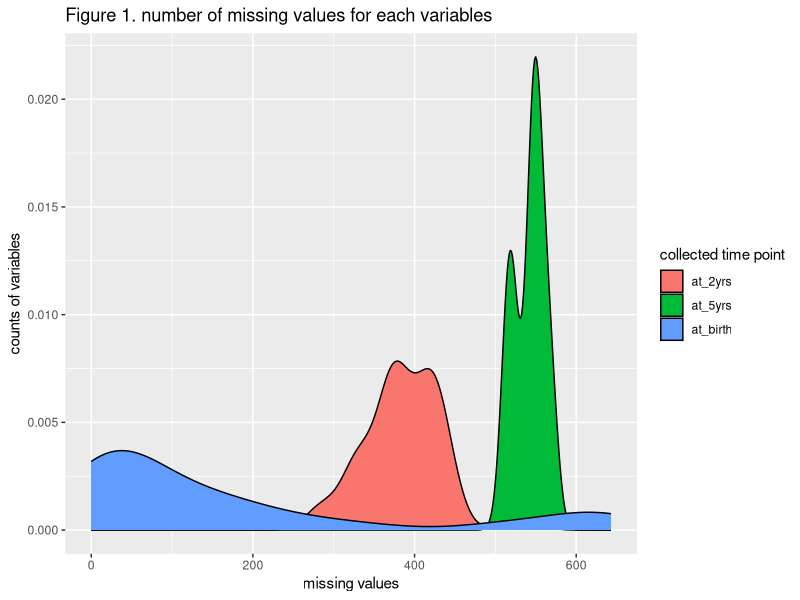
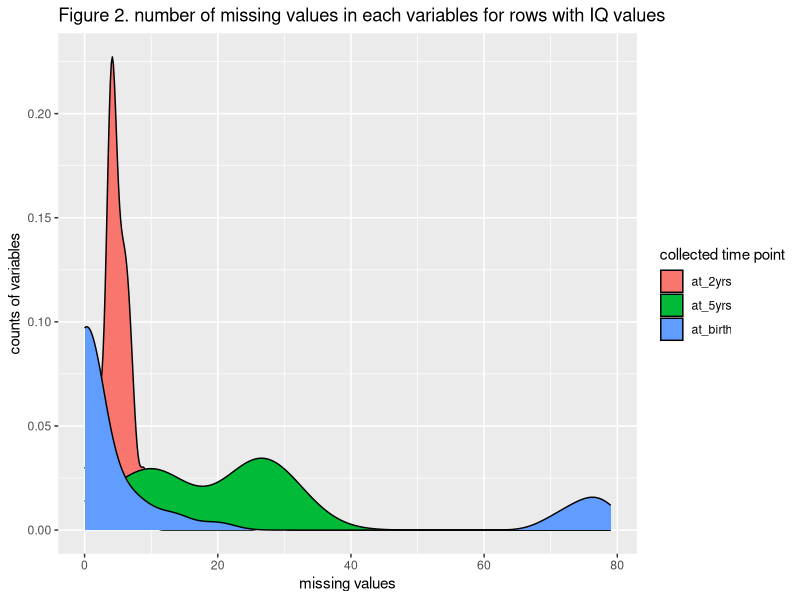
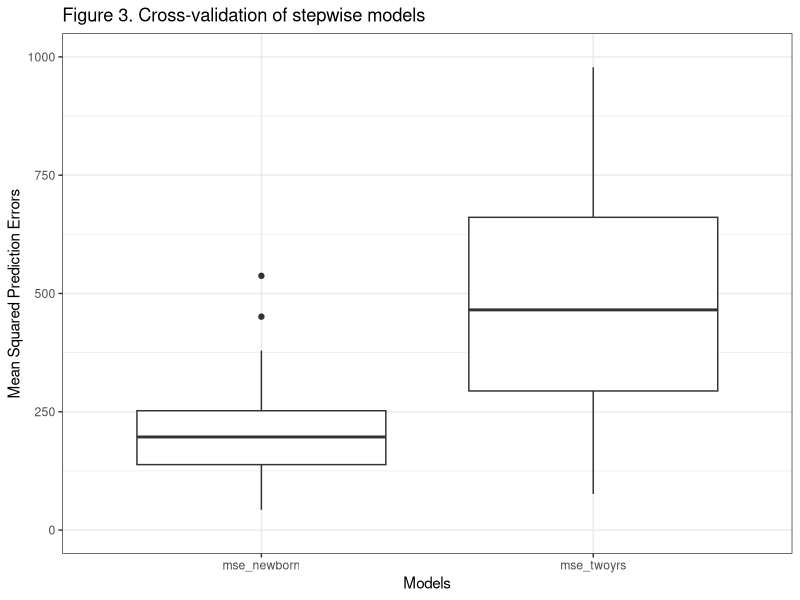
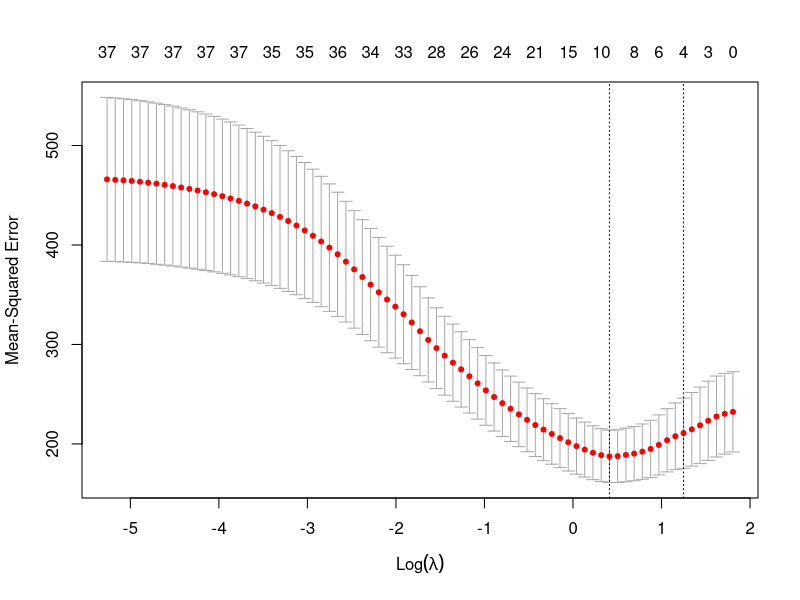

These charts were generated, in order, by the following R code: (Note: this script raises an error after producing the figures.)
## ---- chunk 1
knitr::opts_chunk$set(echo = FALSE)
library(tidyverse)

# get model formula from lm function
get_lm_model = function(lm_result) {
  return(paste(as.character((lm_result$terms)[[2]]), "~",
        as.character((lm_result$terms)[[3]])[2], "+",
        as.character((lm_result$terms)[[3]])[3]))
}

## ---- chunk 2

# load data and impute several variables
cdh <- readxl::read_xlsx("./CDH_phenotypes.xlsx", sheet = 1, na = ".")

## ---- chunk 3
# take a look at intergrity of variables
tibble(
	variables = colnames(cdh),
	missing_values = apply(cdh, 2, FUN = function(x) sum(is.na(x))),
	collect_time =
		c(rep("at_birth", 44), rep("at_2yrs", 19), rep("at_5yrs", 16))) %>%
	ggplot(aes(x = missing_values, fill = collect_time)) +
	geom_density() +
	labs(x = "missing values",
			 y = "counts of variables",
			 title = "Figure 1. number of missing values for each variables",
			 fill = "collected time point")
## ---- chunk 4
tibble(
	variables = colnames(cdh),
	missing_values = apply(cdh %>% filter(!is.na(crf7_da_fsiq_composite)),
												 2, FUN = function(x) sum(is.na(x))),
	collect_time = c(rep("at_birth", 44), rep("at_2yrs", 19), rep("at_5yrs", 16))
) %>%
	ggplot(aes(x = missing_values, fill = collect_time)) +
	geom_density() +
	labs(x = "missing values",
			 y = "counts of variables",
			 title = "Figure 2. number of missing values in each variables for rows with IQ values",
			 fill = "collected time point")
## ---- chunk 5
# imputation
cdh <- cdh %>% 
	replace_na(list(gu_anomaly = 0, clp = 0,
									sk_anomalies = 0, bps = 0, ccam = 0))
## ---- chunk 6

# data cleaning
cdh_iq_newborn <- cdh %>%
	# get only rows with iq values
	filter(!is.na(crf7_da_fsiq_composite)) %>%
	# select newborn variables
	select(1:44, crf7_da_fsiq_composite) %>% 
	# remove less important variables
	select(-dead, -osp_tracheostomy, -discharge,
				 -repaired, -SampleID, -dc_dead_age)

# impute missing values with median of the column
for (i in 1:ncol(cdh_iq_newborn)) {
	cdh_iq_newborn[which(is.na(cdh_iq_newborn[, i])), i] <- median(cdh_iq_newborn[[i]], na.rm = TRUE)
	# turn numeric variables into factor variables
	if (length(unique(cdh_iq_newborn[[i]])) <= 3) {
		cdh_iq_newborn[[i]] <- as.factor(cdh_iq_newborn[[i]])
	}
}

# take a look at cleaned data
# cdh_iq_newborn %>% skimr::skim()

# output for neural network in python
# write_csv(cdh_iq_newborn, "./cdh_iq_newborn.csv")

## ---- chunk 7
# data cleaning
cdh_iq_2yrs <- cdh %>%
	filter(!is.na(crf7_da_fsiq_composite)) %>% 
	select(1:63, crf7_da_fsiq_composite) %>%
	# single value
	select(-dead, -osp_tracheostomy, -discharge,
				 -repaired, -SampleID, -dc_dead_age)

# df_status_tube, fedu, gender, hosp_2yr, medu, income,
# nitric_oxide_therapy, patch, ph1, prenatal_diagnosis,
# ther2yr_any, transfer_inborn

# impute missing values with median of the column
for (i in 1:ncol(cdh_iq_2yrs)) {
	cdh_iq_2yrs[which(is.na(cdh_iq_2yrs[, i])), i] <- median(cdh_iq_2yrs[[i]], na.rm = TRUE)
	# transform to factor
	if (length(unique(cdh_iq_2yrs[[i]])) <= 3) {
		cdh_iq_2yrs[[i]] <- as.factor(cdh_iq_2yrs[[i]])
	}
}

# take a look at cleaned data
# cdh_iq_2yrs %>% skimr::skim()

# output for neural network in python
# write_csv(cdh_iq_2yrs, "./cdh_iq_2yrs.csv")
## ---- chunk 8
# full model
iq_lm_newborn <- lm(data = cdh_iq_newborn, formula = crf7_da_fsiq_composite ~ .)

# summary(iq_lm_newborn)

iq_newborn_step1 <- step(iq_lm_newborn, direction = "backward", trace = FALSE)
iq_newborn_step1 <- eval(iq_newborn_step1$call)

summary(iq_newborn_step1) %>%
	broom::tidy() %>%
	select(-std.error, -statistic) %>%
	rename(variable = term, coefficient = estimate) %>% 
	filter(p.value < 0.1) %>% 
	knitr::kable()

summary(iq_newborn_step1) %>% 
	broom::glance() %>%
	knitr::kable()
	
	
# par(mfrow = c(2, 2))
# plot(iq_newborn_step1)

## ---- chunk 9
# full model
iq_lm_2yrs <- lm(data = cdh_iq_2yrs, formula = crf7_da_fsiq_composite ~ .)

iq_2yrs_step1 <- step(iq_lm_2yrs, direction = "backward", trace = FALSE)
iq_2yrs_step1 <- eval(iq_2yrs_step1$call)

summary(iq_2yrs_step1) %>% 
	broom::tidy() %>%
	select(-std.error, -statistic) %>%
	rename(variable = term, coefficient = estimate) %>% 
	filter(p.value < 0.1) %>% 
	knitr::kable()

summary(iq_2yrs_step1) %>% 
	broom::glance() %>%
	knitr::kable()


# par(mfrow = c(2, 2))
# plot(iq_2yrs_step1)


## ---- chunk 10
formula1 <- get_lm_model(iq_newborn_step1)
formula2 <- get_lm_model(iq_2yrs_step1)

cv_df = 
  modelr::crossv_mc(cdh, 100) %>% 
  mutate(train = map(train, as_tibble), test = map(test, as_tibble)) %>%
  mutate(newborn = map(train, ~lm(formula = as.formula(formula1), data = .x)),
         twoyrs = map(train, ~lm(formula = as.formula(formula2), data = .x))
  			 )

cv_df <- cv_df %>% 
  mutate(mse_newborn =
           map2_dbl(newborn, test, ~(modelr::rmse(model = .x, data = .y))^2),
         mse_twoyrs =
           map2_dbl(twoyrs, test, ~(modelr::rmse(model = .x, data = .y))^2)
         ) %>%
  select(starts_with("mse")) %>%
  gather(key = model, value = mse) %>%
  mutate(model = recode(model, mse_step1 = "Newborn",
                        mse_step2 = "Two Years"
  											))

cv_df %>% ggplot(aes(x = model, y = mse)) + geom_boxplot() +
  labs(
    x = "Models",
    y = "Mean Squared Prediction Errors",
    title = "Figure 3. Cross-validation of stepwise models"
  ) +
  theme_bw() +
	ylim(0, 1000)

## ---- chunk 11

lasso_birth_out <- data.matrix(cdh_iq_newborn[, 39])
lasso_birth_pred <- data.matrix(cdh_iq_newborn[, 1:38])

# crossvalidation
set.seed(37)
cv_lasso_birth <- glmnet::cv.glmnet(lasso_birth_pred,
																		lasso_birth_out, alpha = 1)

# plot crossvalidation
par(mfrow = c(1, 1))
plot(cv_lasso_birth)

# get model with least MPSE
lasso_birth <- glmnet::glmnet(lasso_birth_pred, lasso_birth_out,
															alpha = 1, lambda = cv_lasso_birth$lambda.min)

# y_hat
lasso_yhat_birth <- cbind(1, lasso_birth_pred) %*% as.matrix(coef(lasso_birth))

# r squared
rsq_lasso_birth = 1 - var(lasso_yhat_birth - lasso_birth_out) /
	var(lasso_birth_out)

# MSE
mse_lasso_birth <- sum((lasso_yhat_birth - lasso_birth_out)^2) / 79

# MPSE
mspe_high_lasso_birth <- cv_lasso_birth$cvup[which(cv_lasso_birth$lambda == cv_lasso_birth$lambda.min)]
mpse_low_lasso_birth <- cv_lasso_birth$cvlo[which(cv_lasso_birth$lambda == cv_lasso_birth$lambda.min)]
mpse_lasso_birth <- cv_lasso_birth$cvm[which(cv_lasso_birth$lambda == cv_lasso_birth$lambda.min)]

# coefficients
lasso_birth$beta %>%
	broom::tidy() %>%
	rename(variable = row, coefficients = value) %>% 
	select(-column) %>% 
	knitr::kable()

print("r square:")
print(rsq_lasso_birth)

## ---- chunk 12

lasso_2yrs_out <- data.matrix(cdh_iq_2yrs[, 58])
lasso_2yrs_pred <- data.matrix(cdh_iq_2yrs[, 1:57])

# crossvalidation
set.seed(37)
cv_lasso_2yrs <- glmnet::cv.glmnet(lasso_2yrs_pred, lasso_2yrs_out, alpha = 1)

# plot crossvalidation
par(mfrow = c(1, 1))
plot(cv_lasso_2yrs)

# get model with least MPSE
lasso_2yrs <- glmnet::glmnet(lasso_2yrs_pred, lasso_2yrs_out, 
                                   alpha = 1, lambda = cv_lasso_2yrs$lambda.min)

# y_hat
lasso_yhat_2yrs <- cbind(1, lasso_2yrs_pred) %*% as.matrix(coef(lasso_2yrs))

# r squared
rsq_lasso_2yrs = 1 - var(lasso_yhat_2yrs - lasso_2yrs_out) / var(lasso_2yrs_out)



# MSE
mse_lasso_2yrs <- sum((lasso_yhat_2yrs - lasso_2yrs_out)^2) / 79


# MPSE
mspe_high_lasso_2yrs <- cv_lasso_2yrs$cvup[which(cv_lasso_2yrs$lambda == cv_lasso_2yrs$lambda.min)]
mpse_low_lasso_2yrs <- cv_lasso_2yrs$cvlo[which(cv_lasso_2yrs$lambda == cv_lasso_2yrs$lambda.min)]
mpse_lasso_2yrs <- cv_lasso_2yrs$cvm[which(cv_lasso_2yrs$lambda == cv_lasso_2yrs$lambda.min)]

# coefficients
lasso_2yrs$beta %>%
	broom::tidy() %>%
	rename(variable = row, coefficients = value) %>% 
	select(-column) %>% 
	knitr::kable()

print("r square:")
print(rsq_lasso_2yrs)

## ---- chunk 13

dl_epoch_birth <- read_csv("./history_newborn.csv") %>%
	rename(epoch = X1, MSPE = val_loss, MSE = loss)

dl_epoch_birth %>% 
	gather(key = type_error, value = error, 2:3) %>% 
	ggplot(aes(x = epoch, y = error, color = type_error)) +
	geom_point() +
	geom_vline(xintercept = 100) +
	ylim(0, 400) + 
	labs(
    x = "Models",
    y = "Mean Squared Errors",
    title = "Figure 6. Gradient decendent modeling using birth variables"
  )

# dl_epoch_birth[101,]

dl_epoch_2yrs <- read_csv("./history_2yrs.csv") %>%
	rename(epoch = X1, MSPE = val_loss, MSE = loss)

dl_epoch_2yrs %>% 
	gather(key = type_error, value = error, 2:3) %>%
	ggplot(aes(x = epoch, y = error, color = type_error)) +
	geom_point() +
	geom_vline(xintercept = 200) +
	ylim(0, 400) +
	labs(
    x = "Models",
    y = "Mean Squared Errors",
    title = "Figure 7. Gradient decendent modeling with 2-year and birh variables"
  )

## ---- chunk 14
predicted_dl_newborn <-
	read_csv("./predicted_newborn.csv") %>%
	select(Y_hat, Y) %>%
	mutate(model_gen = "dl_newborn")

predicted_dl_2yrs <-
	read_csv("./predicted_2yrs.csv") %>%
	select(Y_hat, Y) %>%
	mutate(model_gen = "dl_2yrs")

predicted_step_newborn <- tibble(
	Y_hat = iq_newborn_step1$fitted.values,
	Y = iq_newborn_step1$model[, 1],
	model_gen = "stp_newborn"
)

predicted_step_2yrs <- tibble(
	Y_hat = iq_2yrs_step1$fitted.values,
	Y = iq_2yrs_step1$model[, 1],
	model_gen = "stp_2yrs"
)

predicted_lasso_2yrs <- tibble(
	Y_hat = lasso_yhat_2yrs,
	Y = lasso_2yrs_out,
	model_gen = "lasso_2yrs"
)

predicted_lasso_birth <- tibble(
	Y_hat = lasso_yhat_birth,
	Y = lasso_birth_out,
	model_gen = "lasso_birth"
)

iq <- cdh$crf7_da_fsiq_composite[which(!is.na(cdh$crf7_da_fsiq_composite))]

iq_dist <- tibble(
	Y_hat = iq,
	Y = mean(cdh$crf7_da_fsiq_composite, na.rm = TRUE),
	model_gen = "a_iq"
)

temp_a <- rbind(predicted_dl_newborn, predicted_dl_2yrs)
temp_b <- rbind(predicted_step_newborn, predicted_step_2yrs)
temp_c <- rbind(predicted_lasso_birth, predicted_lasso_2yrs)
dl <- rbind(temp_a, temp_b)
dl <- rbind(dl, temp_c)
dl <- rbind(dl, iq_dist)
dl <- dl %>% mutate(id = rep(1:79, 7))

library(patchwork)
a2 <- dl %>% filter(model_gen %in% c("dl_2yrs", "a_iq")) %>% 
	ggplot(aes(x = Y - Y_hat, color = model_gen)) +
	geom_density() +
	theme(legend.position = "bottom")

a1 <- dl %>% filter(model_gen %in% c("dl_newborn", "a_iq")) %>% 
	ggplot(aes(x = Y - Y_hat, color = model_gen)) +
	geom_density() +
	theme(legend.position = "bottom")

a3 <- dl %>% filter(model_gen %in% c("stp_newborn", "a_iq")) %>% 
	ggplot(aes(x = Y - Y_hat, color = model_gen)) +
	geom_density() +
	theme(legend.position = "bottom")

a4 <- dl %>% filter(model_gen %in% c("stp_2yrs", "a_iq")) %>% 
	ggplot(aes(x = Y - Y_hat, color = model_gen)) +
	geom_density() +
	theme(legend.position = "bottom")

a5 <- dl %>% filter(model_gen %in% c("lasso_birth", "a_iq")) %>% 
	ggplot(aes(x = Y - Y_hat, color = model_gen)) +
	geom_density() +
	theme(legend.position = "bottom")

a6 <- dl %>% filter(model_gen %in% c("lasso_2yrs", "a_iq")) %>% 
	ggplot(aes(x = Y - Y_hat, color = model_gen)) +
	geom_density() +
	theme(legend.position = "bottom")

(a1 + a2 + a3) / (a4 + a5 + a6)

dl %>% 
	ggplot(aes(x = Y, y = Y_hat, color = model_gen)) +
	geom_point() +
	geom_smooth(method = "lm") +
	facet_grid(. ~ model_gen) + 
	labs(
		title = "Figure 9. Scatter plot of the Y and Y_hat"
		
	)
## ---- chunk 15

# R squared

rsq <- c(
	summary(iq_2yrs_step1)$adj.r.squared,
	summary(iq_newborn_step1)$adj.r.squared,
	rsq_lasso_birth[1],
	rsq_lasso_2yrs[1],
	1 - var(predicted_dl_newborn$Y_hat - predicted_dl_newborn$Y) /
		var(predicted_dl_newborn$Y),
	1 - var(predicted_dl_2yrs$Y_hat - predicted_dl_2yrs$Y) /
		var(predicted_dl_2yrs$Y)
)

# MSE

mse <- c(
	sum(iq_newborn_step1$residuals^2) / 79,
	sum(iq_2yrs_step1$residuals^2) / 79,
	mse_lasso_birth,
	mse_lasso_2yrs,
	sum((predicted_dl_newborn$Y_hat - predicted_dl_newborn$Y)^2) / 79,
	sum((predicted_dl_2yrs$Y_hat - predicted_dl_2yrs$Y)^2) / 79
)

# MSPE

summarise_step <- cv_df %>% group_by(model) %>% summarise(median = median(mse), min = min(mse), max = max(mse))

mspe <- c(
	summarise_step[1, 2][[1]],
	summarise_step[2, 2][[1]],
	mpse_lasso_birth[[1]],
	mpse_lasso_2yrs[[1]],
	dl_epoch_birth[101, 2][[1]],
	dl_epoch_2yrs[201, 2][[1]]
)

tibble(
	model = c("Stepwise birth", 
						"Stepwise 2-year",
						"Lasso birth",
						"Lasso 2-year",
						"Deeplearning birth",
						"Deeplearning 2-year"),
	rsq = rsq,
	mse = mse,
	mspe = mspe
	
) %>% knitr::kable()
